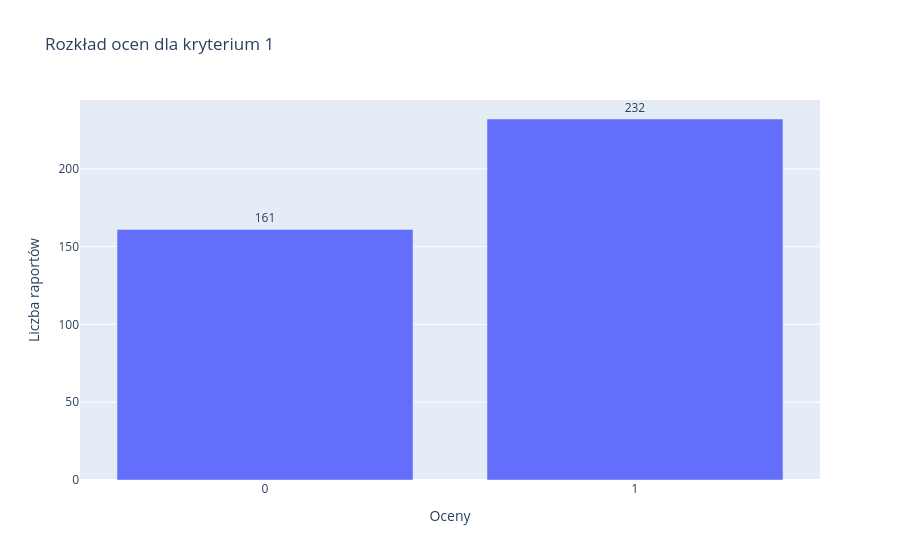
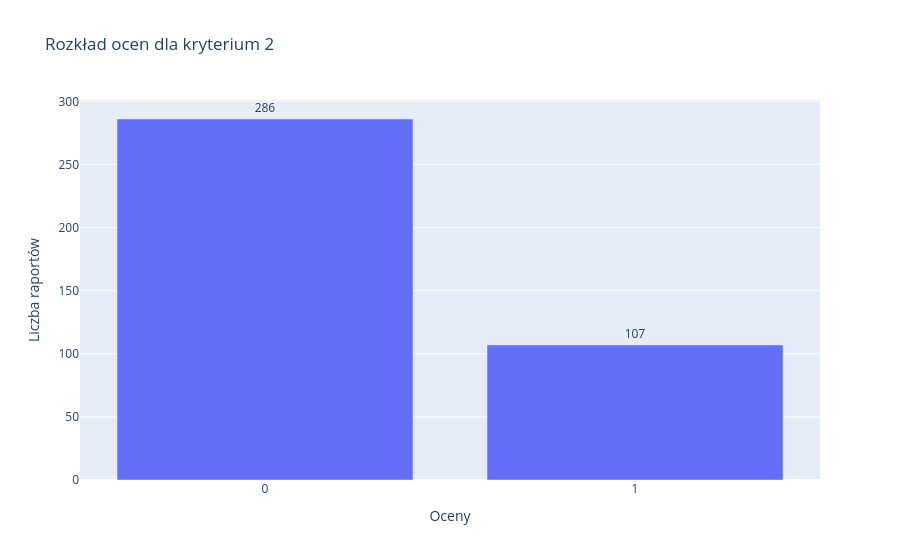
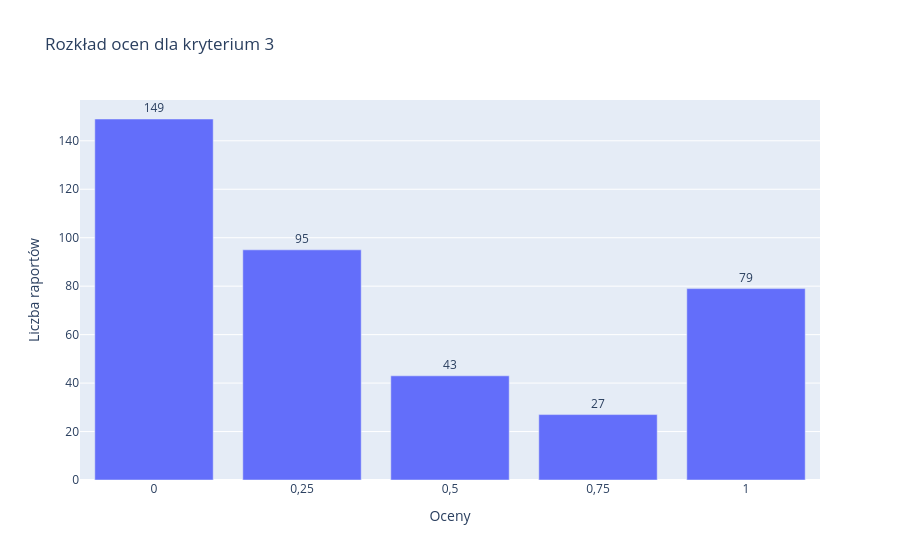
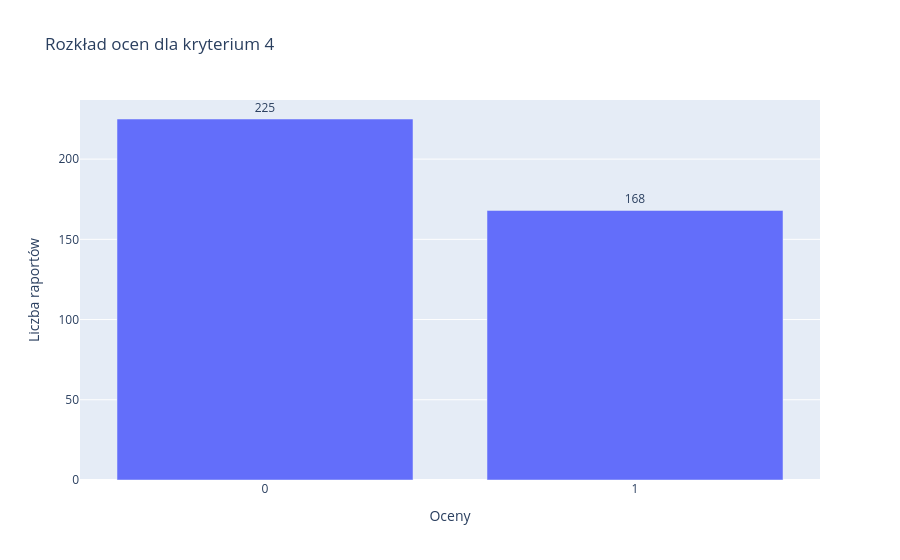

Source (notebook cell) for these figures, in order:
### Code cell
criteria_grades = {
    '1': [0, 1.0],
    '2': [0, 1.0],
    '3': [0, 0.25, 0.5, 0.75, 1.0],
    '4': [0, 1.0],
    '5': [0, 1.0],
    '6': [0, 1.0],
    '7': [0, 1.0],
    '8': [0, 1.0],
    '9': [0, 1.0],
}

for criteria, grades in criteria_grades.items():
    values = scores[criteria].value_counts().sort_index()
    print(values)
    fig = px.bar(
        x=values.index,
        y=values.values,
        title=f'Rozkład ocen dla kryterium {criteria}')
    
    fig.update_layout(
        xaxis_type='category',
        yaxis_title='Liczba raportów',
        xaxis_title='Oceny')
    
    fig.update_traces(
        texttemplate="%{y}",
        textposition="outside")

    fig.show()

### Figure 1 — Plotly figure (JSON) as saved in the notebook; plotly's stock layout.template omitted (floating-point values rounded to 4 significant figures)
{"data": [{"hovertemplate": "x=%{x}<br>y=%{y}<extra></extra>", "legendgroup": "", "marker": {"color": "#636efa", "pattern": {"shape": ""}}, "name": "", "orientation": "v", "showlegend": false, "textposition": "outside", "texttemplate": "%{y}", "type": "bar", "x": [0, 1], "xaxis": "x", "y": [161, 232], "yaxis": "y"}], "layout": {"barmode": "relative", "legend": {"tracegroupgap": 0}, "title": {"text": "Rozkład ocen dla kryterium 1"}, "xaxis": {"anchor": "y", "domain": [0, 1], "title": {"text": "Oceny"}, "type": "category"}, "yaxis": {"anchor": "x", "domain": [0, 1], "title": {"text": "Liczba raportów"}}}}

### Figure 2 — Plotly figure (JSON) as saved in the notebook; plotly's stock layout.template omitted (floating-point values rounded to 4 significant figures)
{"data": [{"hovertemplate": "x=%{x}<br>y=%{y}<extra></extra>", "legendgroup": "", "marker": {"color": "#636efa", "pattern": {"shape": ""}}, "name": "", "orientation": "v", "showlegend": false, "textposition": "outside", "texttemplate": "%{y}", "type": "bar", "x": [0, 1], "xaxis": "x", "y": [286, 107], "yaxis": "y"}], "layout": {"barmode": "relative", "legend": {"tracegroupgap": 0}, "title": {"text": "Rozkład ocen dla kryterium 2"}, "xaxis": {"anchor": "y", "domain": [0, 1], "title": {"text": "Oceny"}, "type": "category"}, "yaxis": {"anchor": "x", "domain": [0, 1], "title": {"text": "Liczba raportów"}}}}

### Figure 3 — Plotly figure (JSON) as saved in the notebook; plotly's stock layout.template omitted (floating-point values rounded to 4 significant figures)
{"data": [{"hovertemplate": "x=%{x}<br>y=%{y}<extra></extra>", "legendgroup": "", "marker": {"color": "#636efa", "pattern": {"shape": ""}}, "name": "", "orientation": "v", "showlegend": false, "textposition": "outside", "texttemplate": "%{y}", "type": "bar", "x": ["0", "0,25", "0,5", "0,75", "1"], "xaxis": "x", "y": [149, 95, 43, 27, 79], "yaxis": "y"}], "layout": {"barmode": "relative", "legend": {"tracegroupgap": 0}, "title": {"text": "Rozkład ocen dla kryterium 3"}, "xaxis": {"anchor": "y", "domain": [0, 1], "title": {"text": "Oceny"}, "type": "category"}, "yaxis": {"anchor": "x", "domain": [0, 1], "title": {"text": "Liczba raportów"}}}}

### Figure 4 — Plotly figure (JSON) as saved in the notebook; plotly's stock layout.template omitted (floating-point values rounded to 4 significant figures)
{"data": [{"hovertemplate": "x=%{x}<br>y=%{y}<extra></extra>", "legendgroup": "", "marker": {"color": "#636efa", "pattern": {"shape": ""}}, "name": "", "orientation": "v", "showlegend": false, "textposition": "outside", "texttemplate": "%{y}", "type": "bar", "x": [0, 1], "xaxis": "x", "y": [225, 168], "yaxis": "y"}], "layout": {"barmode": "relative", "legend": {"tracegroupgap": 0}, "title": {"text": "Rozkład ocen dla kryterium 4"}, "xaxis": {"anchor": "y", "domain": [0, 1], "title": {"text": "Oceny"}, "type": "category"}, "yaxis": {"anchor": "x", "domain": [0, 1], "title": {"text": "Liczba raportów"}}}}
